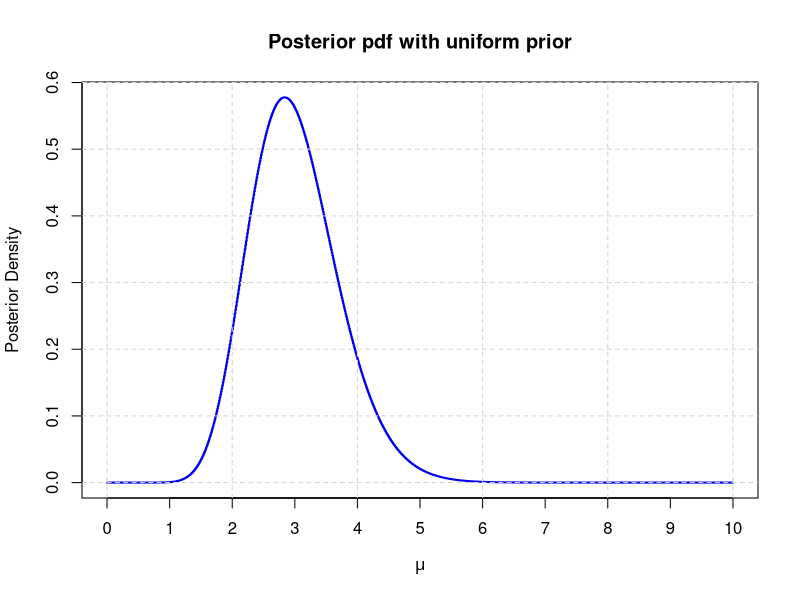
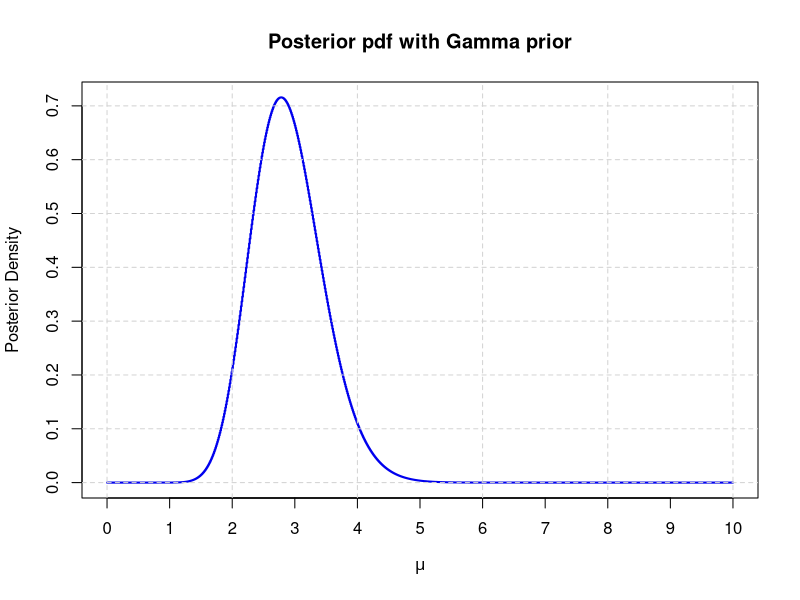
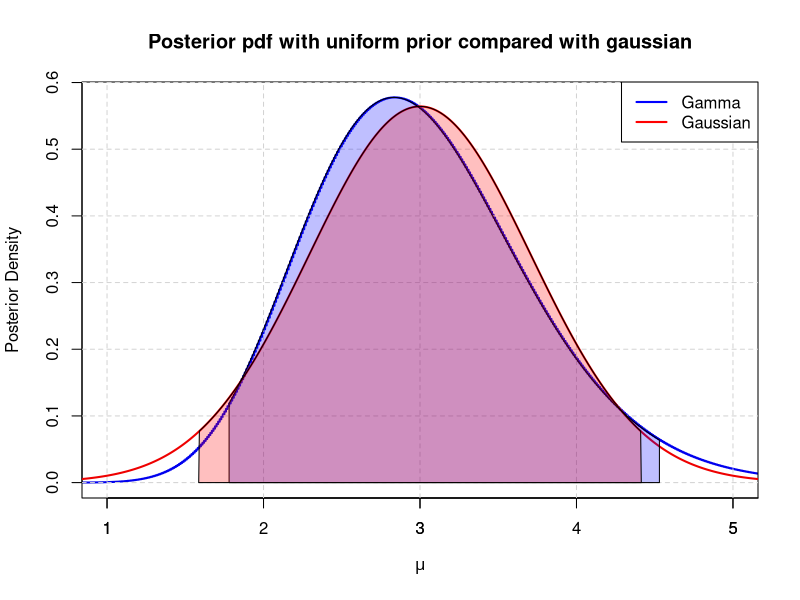
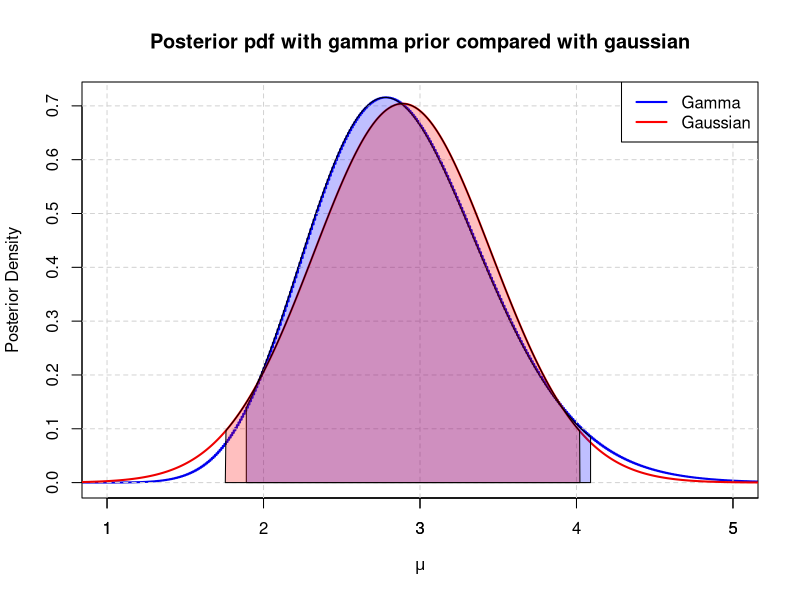
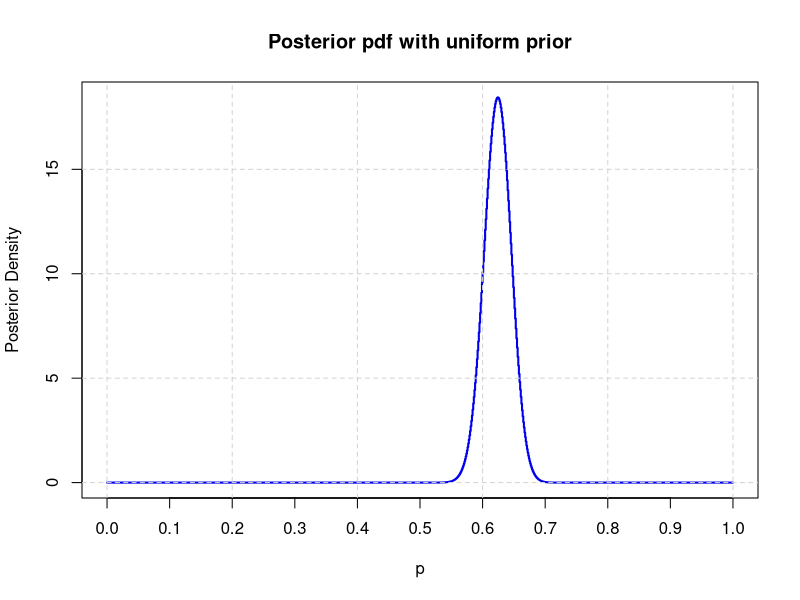
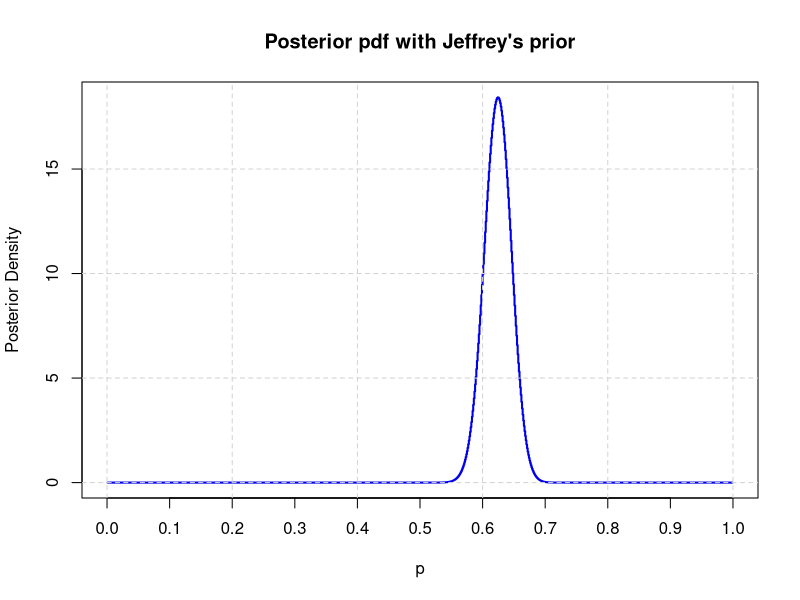
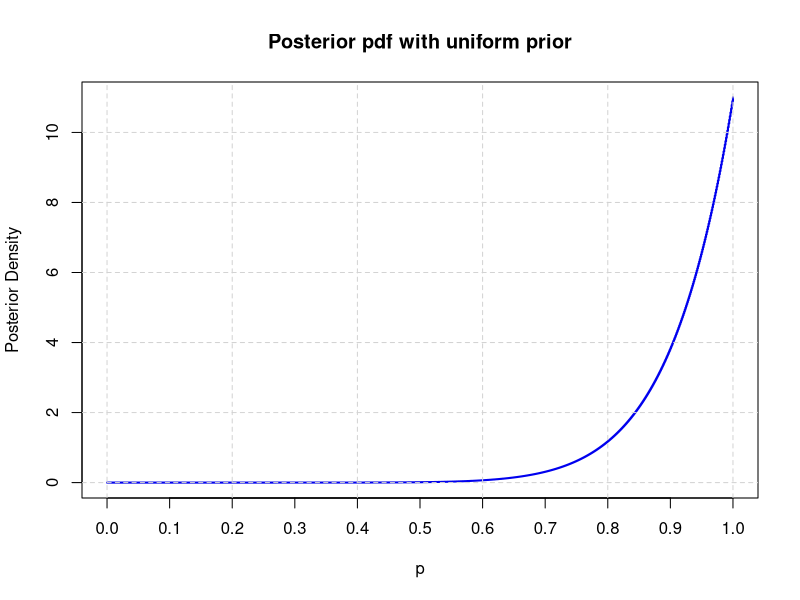
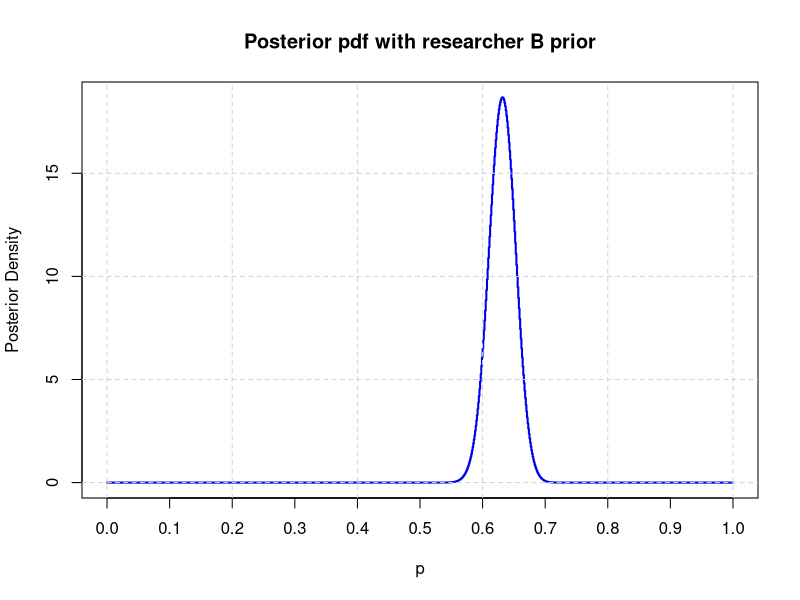

These figures' R source, in order:
## ---- chunk 1
library(scales)
## ---- chunk 2
x <- c(4, 1, 3, 1, 5, 3)  # Data

limit  <- 10
mus    <- seq(0, limit, by = 0.01)  # Generation of mu values

# Plot
plot(mus, dgamma(mus, shape = sum(x)+1, rate = length(x)),
     type = "s", col = "blue2", lwd = 2,
     xlab = expression(mu),
     ylab = "Posterior Density",
     main = "Posterior pdf with uniform prior"
    )
axis(side = 1, at = seq(1, limit-1, by = 2))  # To have every integer on x-axis labelled
grid(lty = 2.5, col = "lightgray")
## ---- chunk 3
lambda <- length(x)
n      <- sum(x)+1

# Mean of an Erlang distribution is n/lambda
cat(sprintf("Mean: %.2f\n", n/lambda))

# Mean of an Erlang distribution is n/(lambda^2)
cat(sprintf("Variance: %.2f", n/(lambda^2)))
## ---- chunk 4
# Likelihood function as product of poisson pdfs
likelihood <- function(x, mu) {
  return(prod(dpois(x, mu)))
}

post_uniform <- sapply(mus, likelihood, x = x)    # Applying them to the likelihood function
post_uniform <- post_uniform / sum(post_uniform)  # Normalizing posterior function

mean_num_uniform     <- sum(mus * post_uniform)
median_num_uniform   <- mus[which.min(abs(cumsum(post_uniform) - 0.5))]
variance_num_uniform <- sum((mus - mean_num_uniform)^2 * post_uniform)

cat(sprintf("Mean: %.2f\n", mean_num_uniform))
cat(sprintf("Median: %.2f\n", median_num_uniform))
cat(sprintf("Variance: %.2f", variance_num_uniform))
## ---- chunk 5
# Parameters
k      <- 9
lambda <- 3

# Plot
plot(mus, dgamma(mus, shape = sum(x)+k, rate = length(x)+lambda),
     type = "s", col = "blue2", lwd = 2,
     xlab = expression(mu),
     ylab = "Posterior Density",
     main = "Posterior pdf with Gamma prior"
    )
axis(side = 1, at = seq(1, limit-1, by = 2))  # To have every integer on x-axis labelled
grid(lty = 2.5, col = "lightgray")
## ---- chunk 6
k      <- sum(x)+9
lambda <- length(x)+3

cat(sprintf("Mean: %.2f\n", k/lambda))
cat(sprintf("Variance: %.2f", k/(lambda^2)))
## ---- chunk 7
# Posterior function
posterior <- function(mu) {
  x      <- c(4, 1, 3, 1, 5, 3)
  k      <- 9
  lambda <- 3
  return(likelihood(x, mu) * dgamma(mu, shape = k, rate = lambda))
}

post_gamma <- sapply(mus, posterior)
post_gamma <- post_gamma / sum(post_gamma)

mean_num_gamma     <- sum(mus * post_gamma)
median_num_gamma   <- mus[which.min(abs(cumsum(post_gamma) - 0.5))]
variance_num_gamma <- sum((mus - mean_num_gamma)^2 * post_gamma)

cat(sprintf("Mean: %.2f\n", mean_num_gamma))
cat(sprintf("Median: %.2f\n", median_num_gamma))
cat(sprintf("Variance: %.2f", variance_num_gamma))
## ---- chunk 8
lower_bound_uniform <- min(mus[cumsum(post_uniform) >= 0.025])
upper_bound_uniform <- max(mus[cumsum(post_uniform) <= 0.975])

lower_bound_gamma <- min(mus[cumsum(post_gamma) >= 0.025])
upper_bound_gamma <- max(mus[cumsum(post_gamma) <= 0.975])

cat(sprintf("Interval of two sigmas with uniform prior: [%.2f, %.2f]\n", lower_bound_uniform, upper_bound_uniform))
cat(sprintf("Compared with gaussian: [%.2f, %.2f]\n\n", mean_num_uniform-(2*sqrt(variance_num_uniform)), mean_num_uniform+(2*sqrt(variance_num_uniform))))

cat(sprintf("Interval of two sigmas with gamma prior: [%.2f, %.2f]\n", lower_bound_gamma, upper_bound_gamma))
cat(sprintf("Compared with gaussian: [%.2f, %.2f]", mean_num_gamma-(2*sqrt(variance_num_gamma)), mean_num_gamma+(2*sqrt(variance_num_gamma))))
## ---- chunk 9
norm_values       <- dgamma(mus, shape = sum(x)+1, rate = length(x))
norm_gauss_values <- dnorm(mus, mean = mean_num_uniform, sd = sqrt(variance_num_uniform))

plot(mus, norm_values,
     type = "s", col = "blue2", lwd = 2,
     xlab = expression(mu),
     ylab = "Posterior Density",
     main = "Posterior pdf with uniform prior compared with gaussian",
     xlim = c(1, 5)
    )
axis(side = 1, at = seq(1, limit-1, by = 2))
grid(lty = 2.5, col = "lightgray")

lines(mus, norm_gauss_values, col = "red2", lwd = 2)

interval_uniform       <- c(lower_bound_uniform, upper_bound_uniform)
interval_uniform_gauss <- c(mean_num_uniform-(2*sqrt(variance_num_uniform)), mean_num_uniform+(2*sqrt(variance_num_uniform)))

area_x_uniform       <- c(interval_uniform[1], mus[mus >= interval_uniform[1] & mus <= interval_uniform[2]], interval_uniform[2])
area_x_uniform_gauss <- c(interval_uniform_gauss[1], mus[mus >= interval_uniform_gauss[1] & mus <= interval_uniform_gauss[2]], interval_uniform_gauss[2])

area_y_uniform       <- c(0, norm_values[mus >= interval_uniform[1] & mus <= interval_uniform[2]], 0)
area_y_uniform_gauss <- c(0, norm_gauss_values[mus >= interval_uniform_gauss[1] & mus <= interval_uniform_gauss[2]], 0)

polygon(area_x_uniform, area_y_uniform, col = alpha("blue", 0.25))
polygon(area_x_uniform_gauss, area_y_uniform_gauss, col = alpha("red", 0.25))

legend("topright", legend = c("Gamma", "Gaussian"), 
       col = c("blue", "red"), lwd = 2)
## ---- chunk 10
gamma_values       <- dgamma(mus, shape = sum(x)+9, rate = length(x)+3)
gamma_gauss_values <- dnorm(mus, mean = mean_num_gamma, sd = sqrt(variance_num_gamma))

plot(mus, gamma_values,
     type = "s", col = "blue2", lwd = 2,
     xlab = expression(mu),
     ylab = "Posterior Density",
     main = "Posterior pdf with gamma prior compared with gaussian",
     xlim = c(1, 5)
    )
axis(side = 1, at = seq(1, limit-1, by = 2))
grid(lty = 2.5, col = "lightgray")

lines(mus, gamma_gauss_values, col = "red2", lwd = 2)

interval_gamma       <- c(lower_bound_gamma, upper_bound_gamma)
interval_gamma_gauss <- c(mean_num_gamma-(2*sqrt(variance_num_gamma)), mean_num_gamma+(2*sqrt(variance_num_gamma)))

area_x_gamma       <- c(interval_gamma[1], mus[mus >= interval_gamma[1] & mus <= interval_gamma[2]], interval_gamma[2])
area_x_gamma_gauss <- c(interval_gamma_gauss[1], mus[mus >= interval_gamma_gauss[1] & mus <= interval_gamma_gauss[2]], interval_gamma_gauss[2])

area_y_gamma       <- c(0, gamma_values[mus >= interval_gamma[1] & mus <= interval_gamma[2]], 0)
area_y_gamma_gauss <- c(0, gamma_gauss_values[mus >= interval_gamma_gauss[1] & mus <= interval_gamma_gauss[2]], 0)

polygon(area_x_gamma, area_y_gamma, col = alpha("blue", 0.25))
polygon(area_x_gamma_gauss, area_y_gamma_gauss, col = alpha("red", 0.25))

legend("topright", legend = c("Gamma", "Gaussian"), 
       col = c("blue", "red"), lwd = 2)
## ---- chunk 11
# Posterior function
posterior_uniform <- function(p) {
  n <- 500
  r <- 312
  
  return(dbinom(r, size = n, prob = p))
}

# Normalization of the function
norm_posterior_uniform <- function(p) {
  return(posterior_uniform(p) / integrate(posterior_uniform, lower = 0, upper = 1)$value)
}

ps <- seq(0, 1, by = 0.001)  # Generating probability values

mean_value     <- integrate(function(p){p*norm_posterior_uniform(p)}, lower = 0, upper = 1)$value
variance_value <- integrate(function(p){p*p*norm_posterior_uniform(p)}, lower = 0, upper = 1)$value - mean_value^2

cat(sprintf("Mean: %.4f\n", mean_value))
cat(sprintf("Variance: %.4f", variance_value))
## ---- chunk 12
# Posterior function
posterior_jeffrey <- function(p) {
  n <- 500
  r <- 312
  
  return(dbeta(p, shape1 = 0.5, shape2 = 0.5) * dbinom(r, size = n, prob = p))
}

# Normalization of the function
norm_posterior_jeffrey <- function(p) {
  return(posterior_jeffrey(p) / integrate(posterior_jeffrey, lower = 0, upper = 1)$value)
}

mean_value     <- integrate(function(p){p*norm_posterior_jeffrey(p)}, lower = 0, upper = 1)$value
variance_value <- integrate(function(p){p*p*norm_posterior_jeffrey(p)}, lower = 0, upper = 1)$value - mean_value^2

cat(sprintf("Mean: %.4f\n", mean_value))
cat(sprintf("Variance: %.4f", variance_value))
## ---- chunk 13
plot(ps, norm_posterior_uniform(ps),
     type = "s", col = "blue2", lwd = 2,
     xlab = "p",
     ylab = "Posterior Density",
     main = "Posterior pdf with uniform prior"
    )
axis(side = 1, at = seq(0.1, 0.9, by = 0.2))
grid(lty = 2.5, col = "lightgray")

plot(ps, norm_posterior_jeffrey(ps),
     type = "s", col = "blue2", lwd = 2,
     xlab = "p",
     ylab = "Posterior Density",
     main = "Posterior pdf with Jeffrey's prior"
    )
axis(side = 1, at = seq(0.1, 0.9, by = 0.2))
grid(lty = 2.5, col = "lightgray")
## ---- chunk 14
# Posterior function
posterior_uniform_B <- function(p) {
  n <- 10
  r <- 10
  
  return(dbinom(r, size = n, prob = p))
}

# Normalization of the function
norm_posterior_uniform_B <- function(p) {
  return(posterior_uniform_B(p) / integrate(posterior_uniform_B, lower = 0, upper = 1)$value)
}

mean_value     <- integrate(function(p){p*norm_posterior_uniform_B(p)}, lower = 0, upper = 1)$value
variance_value <- integrate(function(p){p*p*norm_posterior_uniform_B(p)}, lower = 0, upper = 1)$value - mean_value^2

cat(sprintf("Mean: %.4f\n", mean_value))
cat(sprintf("Variance: %.4f", variance_value))

# Plot
plot(ps, norm_posterior_uniform_B(ps),
     type = "s", col = "blue2", lwd = 2,
     xlab = "p",
     ylab = "Posterior Density",
     main = "Posterior pdf with uniform prior"
    )
axis(side = 1, at = seq(0.1, 0.9, by = 0.2))
grid(lty = 2.5, col = "lightgray")
## ---- chunk 15
# Posterior function
posterior_B <- function(p) {
  n <- 500
  r <- 312
  
  return(posterior_uniform_B(p) * dbinom(r, size = n, prob = p))
}

# Normalization of the function
norm_posterior_B <- function(p) {
  return(posterior_B(p) / integrate(posterior_B, lower = 0, upper = 1)$value)
}

ps <- seq(0, 1, by = 0.001)  # Generating probability values

mean_value     <- integrate(function(p){p*norm_posterior_B(p)}, lower = 0, upper = 1)$value
variance_value <- integrate(function(p){p*p*norm_posterior_B(p)}, lower = 0, upper = 1)$value - mean_value^2

cat(sprintf("Mean: %.4f\n", mean_value))
cat(sprintf("Variance: %.4f", variance_value))
## ---- chunk 16
plot(ps, norm_posterior_B(ps),
     type = "s", col = "blue2", lwd = 2,
     xlab = "p",
     ylab = "Posterior Density",
     main = "Posterior pdf with researcher B prior"
    )
axis(side = 1, at = seq(0.1, 0.9, by = 0.2))
grid(lty = 2.5, col = "lightgray")
## ---- chunk 17
# Searching where we get 2.5% integral value
minimum_v <- 1
for(p in ps) {
  v <- abs(integrate(norm_posterior_B, lower = 0, upper = p)$value - 0.025)
  if(v < minimum_v) {
    minimum_v   <- v
    lower_bound <- p
  }
}

# Searching where we get 97.5% integral value
minimum_v <- 1
for(p in ps) {
  v <- abs(integrate(norm_posterior_B, lower = 0, upper = p)$value - 0.975)
  if(v < minimum_v) {
    minimum_v   <- v
    upper_bound <- p
  }
}

cat(sprintf("95%% credible interval: [%.4f,%.4f]", lower_bound, upper_bound))
## ---- chunk 18
outcomes <- c(0, 0, 0, 0, 0, 1, 0, 0, 1, 1, 0, 0, 1, 1, 1, 0, 1, 0, 1, 0, 1, 1, 0, 1, 0, 1, 0, 1, 1, 1)
ps       <- seq(0, 1, by = 0.001)

likelihood <- sapply(ps, dbinom, x = sum(outcomes), size = length(outcomes))
likelihood <- likelihood / sum(likelihood)  # Normalization

# Priors and posteriors plots
plot(ps, dbeta(ps, shape1 = 1, shape2 = 1),
     type = "s", col = "blue2", lwd = 2,
     xlab = "p",
     ylab = "Probability Density",
     main = "Posteriors and priors",
     ylim = c(0, 5.75)
    )
axis(side = 1, at = seq(0.1, 0.9, by = 0.2))
grid(lty = 2.5, col = "lightgray")

lines(ps, dbeta(ps, shape1 = 10, shape = 10), col = 'red2', lwd = 2)
lines(ps, dbeta(ps, shape1 = 1+sum(outcomes), shape = 1+length(outcomes)-sum(outcomes)), col = 'green2', lwd = 2)
lines(ps, dbeta(ps, shape1 = 10+sum(outcomes), shape = 10+length(outcomes)-sum(outcomes)), col = 'yellow2', lwd = 2)

legend("topright", legend = c("Flat prior", "Beta prior", "Posterior with flat prior", "Posterior with beta prior"), 
       col = c("blue2", "red2", "green2", "yellow2"), lwd = 2)

# Likelihood plots
plot(ps, likelihood,
     type = "s", col = "blue2", lwd = 2,
     xlab = "p",
     ylab = "Probability Density",
     main = "Likelihood"
    )
axis(side = 1, at = seq(0.1, 0.9, by = 0.2))
grid(lty = 2.5, col = "lightgray")
## ---- chunk 19
most_probable_flat <- which.max(dbeta(ps, shape1 = 1+sum(outcomes), shape = 1+length(outcomes)-sum(outcomes)))
most_probable_beta <- which.max(dbeta(ps, shape1 = 10+sum(outcomes), shape = 10+length(outcomes)-sum(outcomes)))

cat(sprintf("Most probable value with flat prior: %.2f\n", ps[most_probable_flat]))
cat(sprintf("Most probable value with beta prior: %.2f", ps[most_probable_beta]))
## ---- chunk 20
# Flat prior
minimum_v <- 1
for(p in ps) {
  v <- abs(integrate(function(p){dbeta(p, shape1 = 1+sum(outcomes), shape = 1+length(outcomes)-sum(outcomes))}, lower = 0, upper = p)$value - 0.025)
  if(v < minimum_v) {
    minimum_v   <- v
    lower_bound <- p
  }
}

minimum_v <- 1
for(p in ps) {
  v <- abs(integrate(function(p){dbeta(p, shape1 = 1+sum(outcomes), shape = 1+length(outcomes)-sum(outcomes))}, lower = 0, upper = p)$value - 0.975)
  if(v < minimum_v) {
    minimum_v   <- v
    upper_bound <- p
  }
}

cat(sprintf("95%% credible interval with flat prior: [%.4f,%.4f]\n", lower_bound, upper_bound))

# Beta prior
minimum_v <- 1
for(p in ps) {
  v <- abs(integrate(function(p){dbeta(p, shape1 = 10+sum(outcomes), shape = 10+length(outcomes)-sum(outcomes))}, lower = 0, upper = p)$value - 0.025)
  if(v < minimum_v) {
    minimum_v   <- v
    lower_bound <- p
  }
}

minimum_v <- 1
for(p in ps) {
  v <- abs(integrate(function(p){dbeta(p, shape1 = 10+sum(outcomes), shape = 10+length(outcomes)-sum(outcomes))}, lower = 0, upper = p)$value - 0.975)
  if(v < minimum_v) {
    minimum_v   <- v
    upper_bound <- p
  }
}

cat(sprintf("95%% credible interval with beta prior: [%.4f,%.4f]\n", lower_bound, upper_bound))
## ---- chunk 21
one_step_analysis <- function(alpha) {
  most_probable <- double(length(outcomes))
  lower_bound   <- double(length(outcomes))
  upper_bound   <- double(length(outcomes))
  
  for(i in 1:length(outcomes)) {
    partial_outcomes <- outcomes[1:i]
    
    most_probable[i] <- ps[which.max(dbeta(ps, shape1 = alpha+sum(partial_outcomes), shape = alpha+length(partial_outcomes)-sum(partial_outcomes)))]
    
    minimum_v <- 1
    for(p in ps) {
      v <- abs(integrate(function(p){dbeta(p, shape1 = alpha+sum(partial_outcomes), shape = alpha+length(partial_outcomes)-sum(partial_outcomes))}, lower = 0, upper = p)$value - 0.025)
      if(v < minimum_v) {
        minimum_v   <- v
        lower_bound[i] <- p
      }
    }
    
    minimum_v <- 1
    for(p in ps) {
      v <- abs(integrate(function(p){dbeta(p, shape1 = alpha+sum(partial_outcomes), shape = alpha+length(partial_outcomes)-sum(partial_outcomes))}, lower = 0, upper = p)$value - 0.975)
      if(v < minimum_v) {
        minimum_v   <- v
        upper_bound[i] <- p
      }
    }
    
  }
  
  return(list(most_probable = most_probable, lower_bound = lower_bound, upper_bound = upper_bound))
}

# Flat prior
results_flat <- one_step_analysis(1)

plot(seq(1, length(outcomes), by = 1), results_flat$most_probable,
     type = "l", col = "blue2", lwd = 2,
     xlab = "Coin tosses",
     ylab = "p",
     main = "Results with flat prior",
     ylim = c(0, 1)
    )
grid(lty = 2.5, col = "lightgray")

lines(seq(1, length(outcomes), by = 1), results_flat$lower_bound, col = "red2", lwd = 2, lty = 2)
lines(seq(1, length(outcomes), by = 1), results_flat$upper_bound, col = "red2", lwd = 2, lty = 2)

legend("topright", legend = c("Most probable value", "Credibility interval"), 
       col = c("blue2", "red2"), lty = c(1, 2), lwd = 2)

# Beta prior
results_beta <- one_step_analysis(10)

plot(seq(1, length(outcomes), by = 1), results_beta$most_probable,
     type = "l", col = "blue2", lwd = 2,
     xlab = "Coin tosses",
     ylab = "p",
     main = "Results with beta prior",
     ylim = c(0, 1)
    )
grid(lty = 2.5, col = "lightgray")

lines(seq(1, length(outcomes), by = 1), results_beta$lower_bound, col = "red2", lwd = 2, lty = 2)
lines(seq(1, length(outcomes), by = 1), results_beta$upper_bound, col = "red2", lwd = 2, lty = 2)

legend("topright", legend = c("Most probable value", "Credibility interval"), 
       col = c("blue2", "red2"), lty = c(1, 2), lwd = 2)
## ---- chunk 22
# Data
votes   <- c(57, 31, 45, 67)
parties <- c('A', 'B', 'C', 'D')

# Parameters
alphas <- votes + 1

# Expected values
expected_percentages <- alphas / sum(alphas)

# Variances
var <- ((sum(alphas) - alphas) * alphas) / (sum(alphas)^2 * (sum(alphas) + 1))

# Bounds of the confidence intervals
lower_bounds <- expected_percentages - sqrt(var)
upper_bounds <- expected_percentages + sqrt(var)

# Print of the results
for(i in 1:length(votes)) {
  cat(sprintf("Expected pertange of votes for party %s: %.2f%%\n", parties[i], expected_percentages[i] * 100))
  cat(sprintf("68%% credibility interval: %.2f%% - %.2f%%\n\n", lower_bounds[i] * 100, upper_bounds[i] * 100))
}
## ---- chunk 23
# Prior data
previous_votes <- c(32, 14, 26, 28)

# New parameters
new_alphas <- alphas + previous_votes

# Expected values
expected_percentages <- new_alphas / sum(new_alphas)

# Variances
var <- ((sum(new_alphas) - new_alphas) * new_alphas) / (sum(new_alphas)^2 * (sum(new_alphas) + 1))

# Bounds of the confidence intervals
lower_bounds <- expected_percentages - sqrt(var)
upper_bounds <- expected_percentages + sqrt(var)

# Print of the results
for(i in 1:length(votes)) {
  cat(sprintf("Expected pertange of votes for party %s: %.2f%%\n", parties[i], expected_percentages[i] * 100))
  cat(sprintf("68%% credibility interval: %.2f%% - %.2f%%\n\n", lower_bounds[i] * 100, upper_bounds[i] * 100))
}
## ---- chunk 24
significance    <- 0.05
proportions     <- votes / sum(votes)
margin_of_error <- 0.03

samples_sizes <- double(length(parties))

for (i in 1:length(samples_sizes)) {
  samples_sizes[i] <- (qnorm(1-(significance/2))^2 * proportions[i] * (1-proportions[i])) / (margin_of_error)^2
}

for (i in 1:length(samples_sizes)) {
  cat(sprintf("Samples size for party %s: %d\n", parties[i], floor(samples_sizes[i])))
}
